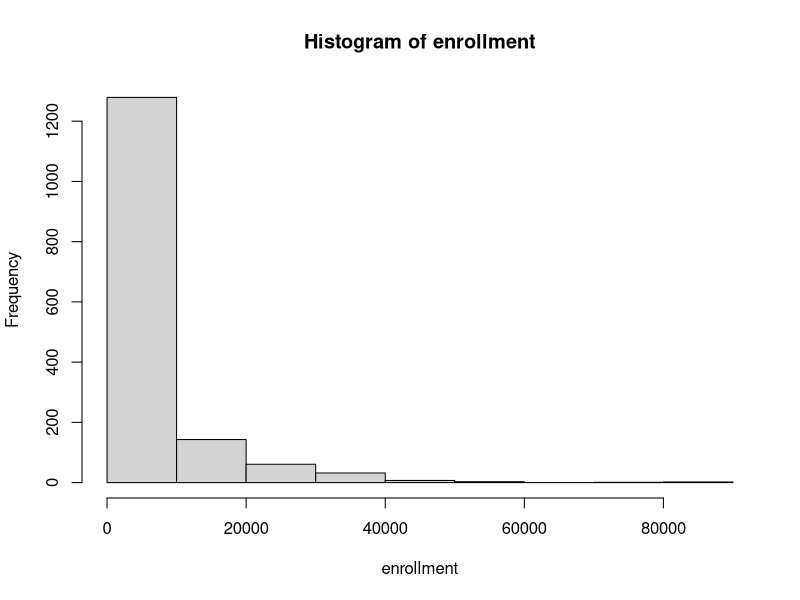
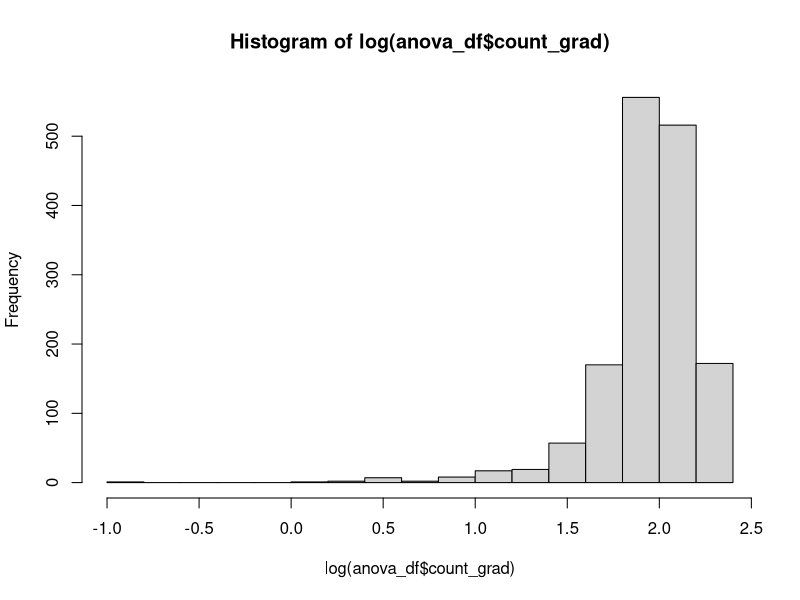

R code for these plots, in order:
## ---- chunk 1
df <- read.csv('../data/all_data_merged_df.csv')
df_1 <- read.csv('../data/all_data_merged_df(NEW).csv')
df_2 <- read.csv('../data/enrollement_completer.csv')
library(tidyverse)

#maybe remove colleges with no black/hisp/pell grant
## ---- chunk 2
# do some data cleaning to try to scope out outliers - these are the cases in which 6-year grad rates are 100% (might want to remove these)
#took the code from EDA code and removed these from the data set for hypothesis testing: 

id_cols <- c("unitid", "institution_name", "undergraduate_enrollment", "percent_of_undergraduate_enrollment_that_are_black_or_african_american",              "percent_of_undergraduate_students_awarded_pell_grants")
full_grad_rate <- df_1 %>% subset(gradrate_ba_6yrs_total == 100) %>% dplyr::select(append(id_cols, colnames(df_1)[grep("grad(uation.)?rate", colnames(df_1))]))

df_subset  <- df_1 %>% slice(-c(485, 538))

#write.csv(df_subset, "../data/data_merged_df.csv", row.names = FALSE)
## ---- chunk 3
#gen_body is the general body population for each school
#pell_rate is looking at at those graduate rates for pell grant recipients 
gen_body <- df_subset$gradrate_ba_6yrs_total
pell_rate <- df_subset$pell_grant_recipients_overall_graduation_rate_within_150_percent_of_normal_time
t.test(pell_rate, gen_body, alt="less")
## ---- chunk 4
enrollment <- df_subset$undergraduate_enrollment
#first we need to classify what is small vs large school, the easiest way would to be splitting based on the median
hist(enrollment)
#weird spread but ok 
split_val <- median(enrollment)
pell_small <- subset(df_subset$pell_grant_recipients_overall_graduation_rate_within_150_percent_of_normal_time, df_subset$undergraduate_enrollment < split_val )
pell_big <- subset(df_subset$pell_grant_recipients_overall_graduation_rate_within_150_percent_of_normal_time, df_subset$undergraduate_enrollment > split_val )

t.test(pell_big, pell_small, alt="greater")

## ---- chunk 5
grad_wom <- df_subset$gradrate_ba_6yrs_women

grad_men <- df_subset$gradrate_ba_6yrs_men

t.test(grad_wom, grad_men, alt="greater")

## ---- chunk 6
bla_grad <- df_subset$gradrate_ba_6yrs_black_non_hispanic
nonbla_grad <- df_subset$gradrate_ba_6yrs_white_non_hispanic

t.test(bla_grad, nonbla_grad, alt="less")

## ---- chunk 7
hisp_grad <- df_subset$gradrate_ba_6yrs_hispanic

all_nonhisp_grad <- append(df_subset$gradrate_ba_6yrs_white_non_hispanic,  bla_grad)

t.test(all_nonhisp_grad, hisp_grad, alt="less")
## ---- chunk 8
col_name_enrollment <- c("unitid","percent_of_undergraduate_enrollment_that_are_black_or_african_american", "percent_of_undergraduate_enrollment_that_are_hispanic_latino", "percent_of_undergraduate_enrollment_that_are_white","percent_of_undergraduate_enrollment_that_are_asian", "percent_of_undergraduate_enrollment_that_are_american_indian_or_alaska_native", "percent_of_undergraduate_enrollment_that_are_native_hawaiian_or_other_pacific_islander","undergraduate_enrollment","gradrate_ba_6yrs_black_non_hispanic","gradrate_ba_6yrs_hispanic","gradrate_ba_6yrs_white_non_hispanic", "gradrate_ba_6yrs_asian", "gradrate_ba_6yrs_american_indian_or_alaska_native", "gradrate_ba_6yrs_native_hawaiian_or_other_pacific_islander" ,"undergraduate_enrollment")
chi_df <- subset(df_subset, select = col_name_enrollment)


chi_df <- chi_df %>% mutate(count_white_enroll = undergraduate_enrollment * percent_of_undergraduate_enrollment_that_are_white/100)
chi_df <- chi_df %>% mutate(count_black_enroll = undergraduate_enrollment * percent_of_undergraduate_enrollment_that_are_black_or_african_american/100)
chi_df <- chi_df %>% mutate(count_hisp_enroll = undergraduate_enrollment * percent_of_undergraduate_enrollment_that_are_hispanic_latino/100)
chi_df <- chi_df %>% mutate(count_asian_enroll = undergraduate_enrollment * percent_of_undergraduate_enrollment_that_are_asian/100)
chi_df <- chi_df %>% mutate(count_ask_enroll = undergraduate_enrollment * percent_of_undergraduate_enrollment_that_are_american_indian_or_alaska_native/100)
chi_df <- chi_df %>% mutate(count_haw_enroll = undergraduate_enrollment * percent_of_undergraduate_enrollment_that_are_native_hawaiian_or_other_pacific_islander/100)


chi_df <- chi_df %>% mutate(count_white_grad = count_white_enroll * gradrate_ba_6yrs_white_non_hispanic/100)
chi_df <- chi_df %>% mutate(count_black_grad = count_black_enroll * gradrate_ba_6yrs_black_non_hispanic/100)
chi_df <- chi_df %>% mutate(count_hisp_grad = count_hisp_enroll * gradrate_ba_6yrs_hispanic/100)
chi_df <- chi_df %>% mutate(count_asian_grad = count_asian_enroll * gradrate_ba_6yrs_asian/100)
chi_df <- chi_df %>% mutate(count_ask_grad = count_ask_enroll * gradrate_ba_6yrs_american_indian_or_alaska_native/100)
chi_df <- chi_df %>% mutate(count_haw_grad = count_haw_enroll * gradrate_ba_6yrs_native_hawaiian_or_other_pacific_islander/100)

exp_count <- c(mean(chi_df$count_white_enroll), mean(chi_df$count_black_enroll), mean(chi_df$count_hisp_enroll), mean(chi_df$count_asian_enroll), mean(chi_df$count_ask_enroll), mean(chi_df$count_haw_enroll))

obs_count <- c(mean(chi_df$count_white_grad), mean(chi_df$count_black_grad), mean(chi_df$count_hisp_grad),mean(chi_df$count_asian_grad), mean(chi_df$count_ask_grad),mean(chi_df$count_haw_grad) )

chidf <- t(data.frame(exp_count, obs_count))

chisq <- chisq.test(chidf)
chisq

exp_chi <- chisq.test(chidf)$expected
print(exp_chi)


#yates correction:
chisq_1 <- chisq.test(chidf, correct = TRUE, simulate.p.value = TRUE)
chisq_1
## ---- chunk 9
col_name_anova <- c("unitid", "sector_of_institution", "gradrate_ba_6yrs_total", "diversity_quantiles", "undergraduate_enrollment")
anova_df <- subset(df_subset, select = col_name_anova)
anova_df <- anova_df %>% mutate(count_grad = log(undergraduate_enrollment * gradrate_ba_6yrs_total/100))


hist(log(anova_df$count_grad))
#would be doing a two way ANOVA: 

two.way <- aov(count_grad ~ sector_of_institution + diversity_quantiles, data = anova_df)
summary(two.way)

interaction <- aov(count_grad ~ sector_of_institution + diversity_quantiles + sector_of_institution*diversity_quantiles, data = anova_df)
summary(interaction)

